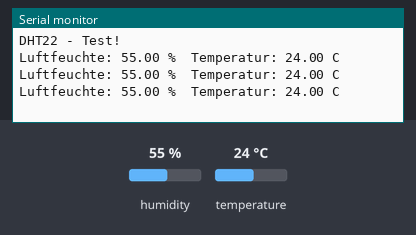
Bench run of a sketch on a simulated ESP32. Shown: the last lines printed to the serial monitor. Inputs (shaded band) come from the test bench; at power-on: humidity 55 %, temperature 24 °C.

Above: at 2.8 s.
2.9 s: humidity set to 22 %
At 4.8 s:
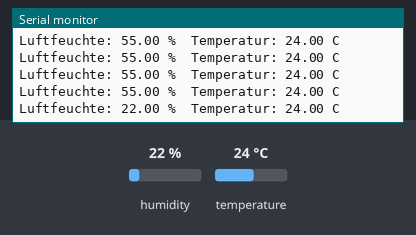
5.6 s: temperature set to 12 °C
At 6.8 s:
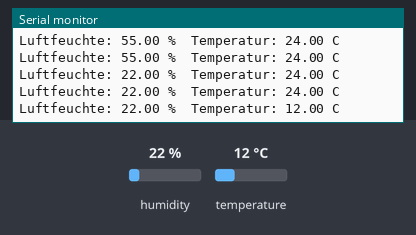
8.3 s: humidity set to 40 %
At 9.6 s:
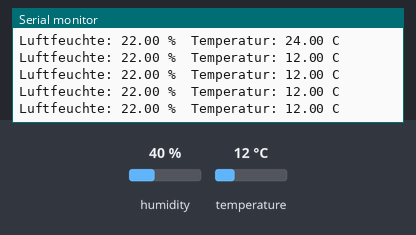
Timing chart, 0 to 11.3 s (numbered marks = the images above; inputs shaded):
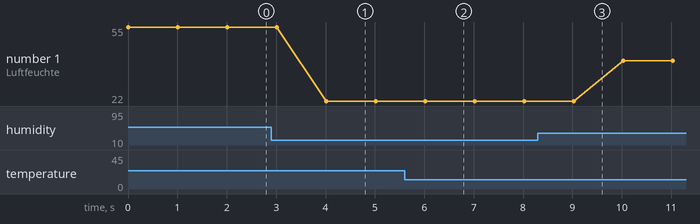

The sketch:

LuftTempSensor.ino
```cpp
#include "DHT.h"

/*
Verkabelung:
Man schaue auf das Gerät, Schrift sichtbar
- Links: 5V
- Mitte: DHPIN
- Rechts: GND
*/

#define DHTPIN 2
#define DHTTYPE DHT22 //DHT11, DHT21, DHT22

DHT dht(DHTPIN, DHTTYPE);

void setup()
{
 Serial.begin(9600);
 Serial.println("DHT22 - Test!");

 dht.begin();
}

void loop()
{
 float h = dht.readHumidity(); //Luftfeuchte auslesen
 float t = dht.readTemperature(); //Temperatur auslesen

 // Prüfen ob eine gültige Zahl zurückgegeben wird. Wenn NaN (not a number) zurückgegeben wird, dann Fehler ausgeben.
 if (isnan(t) || isnan(h))
 {
 Serial.println("DHT22 konnte nicht ausgelesen werden");
 }
 else
 {
 Serial.print("Luftfeuchte: ");
 Serial.print(h);
 Serial.print(" %\t");
 Serial.print("Temperatur: ");
 Serial.print(t);
 Serial.println(" C");
 }
 delay(1000);
}
```

Measured:
- after the input at 2.9 s, the serial monitor: prints a new line after 1.1 s (image 1)
- after the input at 5.6 s, the serial monitor: prints a new line after 0.42 s (image 2)
- plotted number 1: 22 → 40 after the input at 8.3 s
